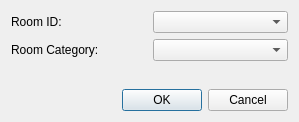
<?xml version="1.0" encoding="UTF-8"?>
<ui version="4.0">
 <class>AddGroundtruthDialogClass</class>
 <widget class="QDialog" name="AddGroundtruthDialogClass">
  <property name="geometry">
   <rect>
    <x>0</x>
    <y>0</y>
    <width>299</width>
    <height>122</height>
   </rect>
  </property>
  <property name="windowTitle">
   <string>AddGroundtruthDialog</string>
  </property>
  <layout class="QVBoxLayout" name="verticalLayout">
   <item>
    <layout class="QGridLayout" name="gridLayout">
     <item row="0" column="1">
      <widget class="QComboBox" name="roomComboBox"/>
     </item>
     <item row="1" column="1">
      <widget class="QComboBox" name="categoryComboBox"/>
     </item>
     <item row="0" column="0">
      <widget class="QLabel" name="label">
       <property name="text">
        <string>Room ID:</string>
       </property>
      </widget>
     </item>
     <item row="1" column="0">
      <widget class="QLabel" name="label_2">
       <property name="text">
        <string>Room Category:</string>
       </property>
      </widget>
     </item>
    </layout>
   </item>
   <item>
    <spacer name="verticalSpacer">
     <property name="orientation">
      <enum>Qt::Vertical</enum>
     </property>
     <property name="sizeHint" stdset="0">
      <size>
       <width>20</width>
       <height>7</height>
      </size>
     </property>
    </spacer>
   </item>
   <item>
    <widget class="QDialogButtonBox" name="buttonBox">
     <property name="standardButtons">
      <set>QDialogButtonBox::Cancel|QDialogButtonBox::Ok</set>
     </property>
    </widget>
   </item>
  </layout>
 </widget>
 <layoutdefault spacing="6" margin="11"/>
 <resources/>
 <connections>
  <connection>
   <sender>buttonBox</sender>
   <signal>accepted()</signal>
   <receiver>AddGroundtruthDialogClass</receiver>
   <slot>accept()</slot>
   <hints>
    <hint type="sourcelabel">
     <x>149</x>
     <y>99</y>
    </hint>
    <hint type="destinationlabel">
     <x>149</x>
     <y>60</y>
    </hint>
   </hints>
  </connection>
  <connection>
   <sender>buttonBox</sender>
   <signal>rejected()</signal>
   <receiver>AddGroundtruthDialogClass</receiver>
   <slot>reject()</slot>
   <hints>
    <hint type="sourcelabel">
     <x>149</x>
     <y>99</y>
    </hint>
    <hint type="destinationlabel">
     <x>149</x>
     <y>60</y>
    </hint>
   </hints>
  </connection>
 </connections>
</ui>
